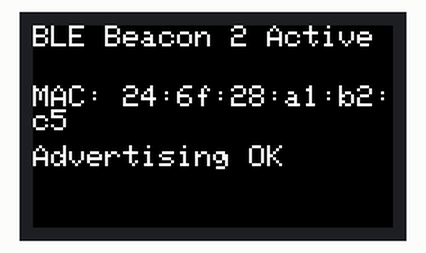
Simulated run of this sketch. Board: ESP32. On the bench: 240×135 colour display. Nothing arrives over Bluetooth unless stated; what the sketch prints to the serial monitor is not drawn.

Above: at 0.3 s.

The sketch:

m5stick_beacon.ino
```cpp
#include "BLEDevice.h"
#include <M5StickCPlus.h>
#include "esp_gap_ble_api.h"

const char *BEACON_NAME = "M5StickC_Beacon_2";
const char *BEACON_UUID = "01234567-0123-4567-89ab-0123456789ab";  // Shared UUID
const int TX_POWER = -59;  // Calibrated RSSI at 1 meter

void setup() {
    Serial.begin(115200);
    M5.begin();
    M5.Lcd.setRotation(3);
    M5.Lcd.fillScreen(BLACK);
    M5.Lcd.setTextSize(2);
    M5.Lcd.setTextColor(WHITE);
    M5.Lcd.setCursor(0, 0);
    M5.Lcd.println("BLE Beacon 2 Active");

    Serial.println("\n=== Initializing BLE Beacon 2 ===");
    BLEDevice::init(BEACON_NAME);
    BLEDevice::setPower(ESP_PWR_LVL_N12);

    // Get and display MAC Address
    String macAddress = BLEDevice::getAddress().toString().c_str();
    Serial.println("MAC Address: " + macAddress);
    M5.Lcd.setCursor(0, 40);
    M5.Lcd.printf("MAC: %s", macAddress.c_str());

    // Create advertising object
    BLEAdvertising *pAdvertising = BLEDevice::getAdvertising();
    pAdvertising->setScanResponse(false);
    pAdvertising->setMinInterval(0x20);
    pAdvertising->setMaxInterval(0x40);

    // Prepare advertisement data
    BLEAdvertisementData oAdvertisementData = BLEAdvertisementData();
    oAdvertisementData.setName(BEACON_NAME);
    oAdvertisementData.setManufacturerData("M5Beacon");
    oAdvertisementData.setCompleteServices(BLEUUID(BEACON_UUID));

    // Set Major and Minor values
    oAdvertisementData.setServiceData(BLEUUID(BEACON_UUID), std::string("\x00\x01\x00\x02", 4));  // Major = 1, Minor = 2

    pAdvertising->setAdvertisementData(oAdvertisementData);
    pAdvertising->start();

    Serial.println("Beacon 2 advertising started successfully!");
    M5.Lcd.setCursor(0, 80);
    M5.Lcd.println("Advertising OK");

    // Print beacon details
    Serial.println("\n=== Beacon 2 Details ===");
    Serial.println("UUID: " + String(BEACON_UUID));
    Serial.println("Major: 1");
    Serial.println("Minor: 2");
    Serial.println("TX Power: " + String(TX_POWER) + " dBm");
    Serial.println("========================");
}

void loop() {
    Serial.println("Beacon 2 broadcasting...");
    delay(1000);
}
```
